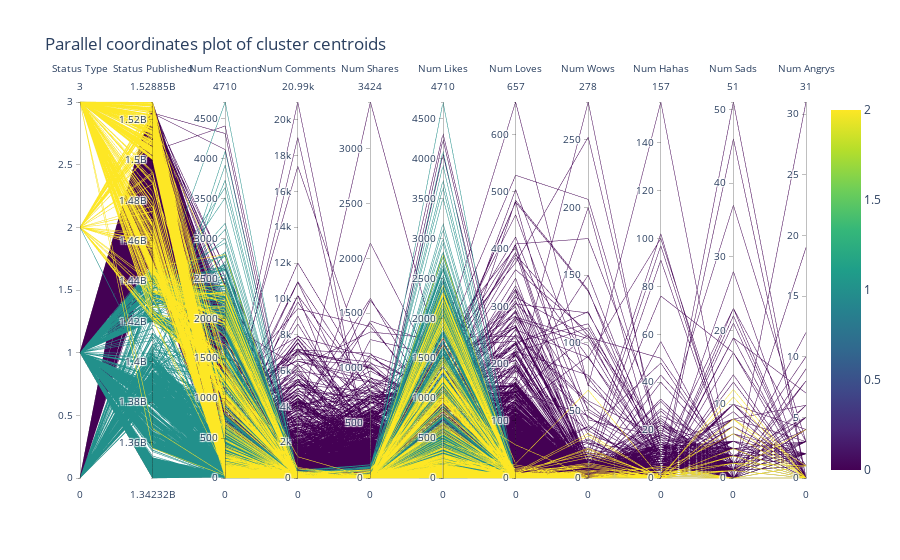

The notebook cell this image was saved under:
### Markdown cell above
We can see that the post of cluster 0 and 1 consist of videos and photos.
Cluster 2 consists of Links and Statuses.

### Code cell
# Create a parallel coordinates plot to visualize the cluster centroids
fig = go.Figure(data=
    go.Parcoords(
        line=dict(color=df['cluster_label'],
                  colorscale='Viridis',
                  showscale=True),
        dimensions=list([
            dict(range=[df['status_type'].min(), df['status_type'].max()],
                 label='Status Type', values=df['status_type']),
            dict(range=[df['status_published'].min(), df['status_published'].max()],
                 label='Status Published', values=df['status_published']),
            dict(range=[df['num_reactions'].min(), df['num_reactions'].max()],
                 label='Num Reactions', values=df['num_reactions']),
            dict(range=[df['num_comments'].min(), df['num_comments'].max()],
                 label='Num Comments', values=df['num_comments']),
            dict(range=[df['num_shares'].min(), df['num_shares'].max()],
                 label='Num Shares', values=df['num_shares']),
            dict(range=[df['num_likes'].min(), df['num_likes'].max()],
                 label='Num Likes', values=df['num_likes']),
            dict(range=[df['num_loves'].min(), df['num_loves'].max()],
                 label='Num Loves', values=df['num_loves']),
            dict(range=[df['num_wows'].min(), df['num_wows'].max()],
                 label='Num Wows', values=df['num_wows']),
            dict(range=[df['num_hahas'].min(), df['num_hahas'].max()],
                 label='Num Hahas', values=df['num_hahas']),
            dict(range=[df['num_sads'].min(), df['num_sads'].max()],
                 label='Num Sads', values=df['num_sads']),
            dict(range=[df['num_angrys'].min(), df['num_angrys'].max()],
                 label='Num Angrys', values=df['num_angrys'])
        ])
    )
)
# Set title
fig.update_layout(title_text="Parallel coordinates plot of cluster centroids")

fig.show()

### Figure 1 — Plotly figure (JSON) as saved in the notebook; plotly's stock layout.template omitted (floating-point values rounded to 4 significant figures; data arrays with more than 128 entries replaced by an {"elided": "..."} marker saying what was removed)
{"data": [{"dimensions": [{"label": "Status Type", "range": [0, 3], "values": {"elided": "7050 int values"}}, {"label": "Status Published", "range": [1342320660, 1528852320], "values": {"elided": "7050 int values"}}, {"label": "Num Reactions", "range": [0, 4710], "values": {"elided": "7050 int values"}}, {"label": "Num Comments", "range": [0, 20990], "values": {"elided": "7050 int values"}}, {"label": "Num Shares", "range": [0, 3424], "values": {"elided": "7050 int values"}}, {"label": "Num Likes", "range": [0, 4710], "values": {"elided": "7050 int values"}}, {"label": "Num Loves", "range": [0, 657], "values": {"elided": "7050 int values"}}, {"label": "Num Wows", "range": [0, 278], "values": {"elided": "7050 int values"}}, {"label": "Num Hahas", "range": [0, 157], "values": {"elided": "7050 int values"}}, {"label": "Num Sads", "range": [0, 51], "values": {"elided": "7050 int values"}}, {"label": "Num Angrys", "range": [0, 31], "values": {"elided": "7050 int values"}}], "line": {"color": {"elided": "7050 int values"}, "colorscale": [[0, "#440154"], [0.1111, "#482878"], [0.2222, "#3e4989"], [0.3333, "#31688e"], [0.4444, "#26828e"], [0.5556, "#1f9e89"], [0.6667, "#35b779"], [0.7778, "#6ece58"], [0.8889, "#b5de2b"], [1, "#fde725"]], "showscale": true}, "type": "parcoords"}], "layout": {"title": {"text": "Parallel coordinates plot of cluster centroids"}}}
